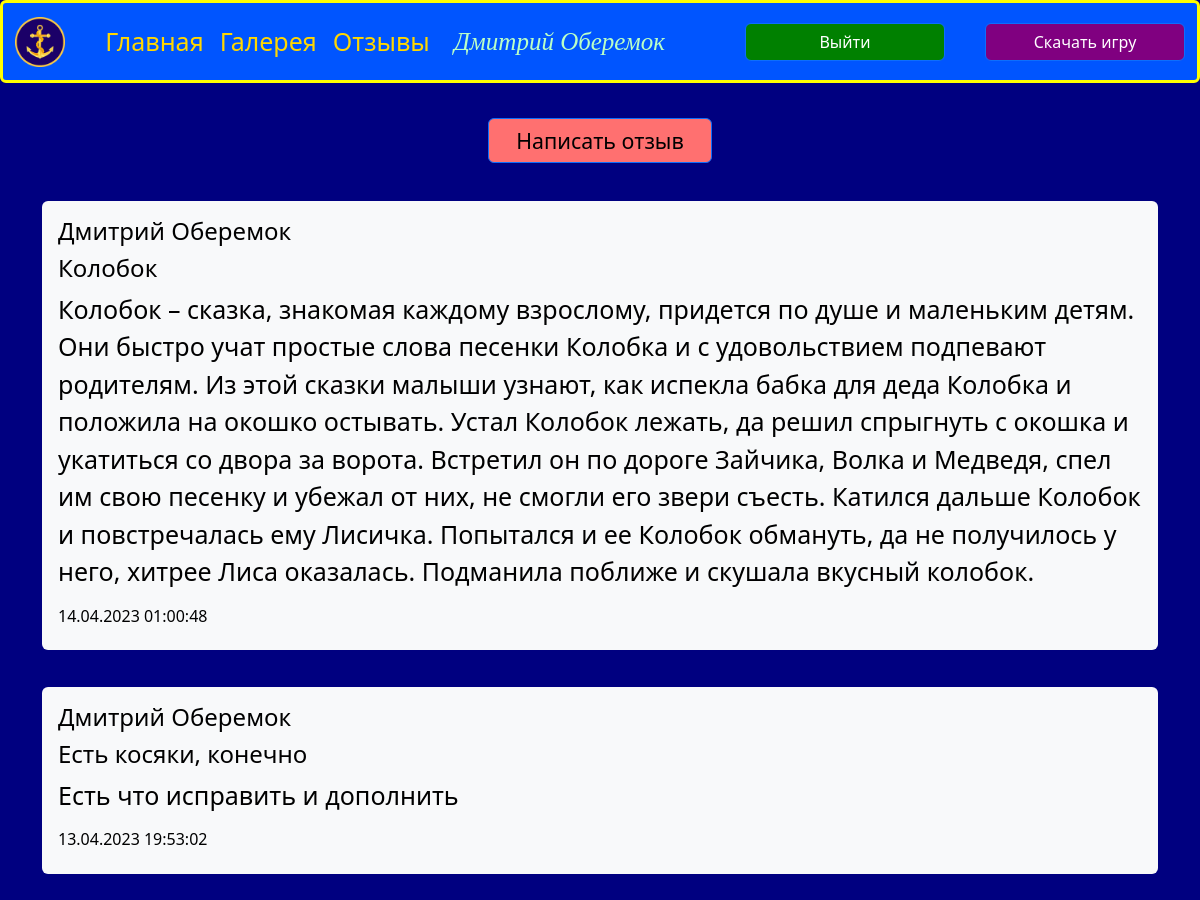
The page /reviews (signed in, upper part) on the database as committed earlier.
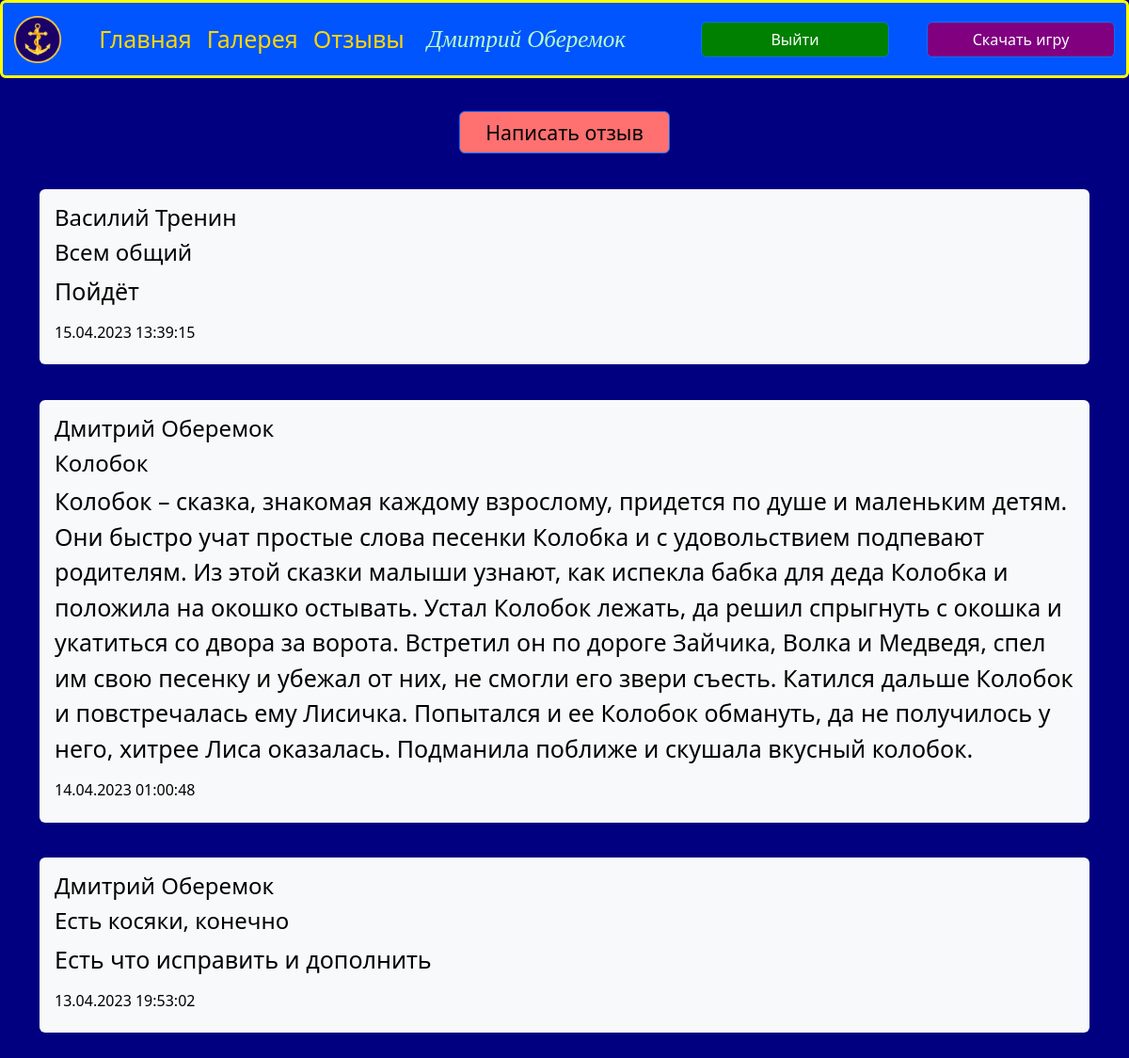
The same page on the database as committed later.
### data/users.py (models this page shows, shortened)
class User(SqlAlchemyBase, UserMixin):
    __tablename__ = 'users'
    id = sqlalchemy.Column(sqlalchemy.Integer, primary_key=True, autoincrement=True)
    email = sqlalchemy.Column(sqlalchemy.String, unique=True, nullable=False)
    name = sqlalchemy.Column(sqlalchemy.String, nullable=False)
    surname = sqlalchemy.Column(sqlalchemy.String, nullable=False)
    password = sqlalchemy.Column(sqlalchemy.String, nullable=False)
    registration_data = sqlalchemy.Column(sqlalchemy.DateTime, default=datetime.datetime.now())
    reviews = orm.relationship("Review", back_populates='user')
    mails = orm.relationship("Mail", back_populates='user')

### data/reviews.py (models this page shows)
class Review(SqlAlchemyBase, SerializerMixin):
    __tablename__ = 'reviews'
    id = sqlalchemy.Column(sqlalchemy.INTEGER, primary_key=True, autoincrement=True)
    user_id = sqlalchemy.Column(sqlalchemy.INTEGER, sqlalchemy.ForeignKey("users.id"), nullable=False)
    topic = sqlalchemy.Column(sqlalchemy.VARCHAR, nullable=False)
    review = sqlalchemy.Column(sqlalchemy.VARCHAR, nullable=False)
    send_date = sqlalchemy.Column(sqlalchemy.DATETIME, default=datetime.datetime.now())
    user = orm.relationship("User")

### main.py (the view)
@app.route('/reviews')
@login_required
def reviews():
    session = db_session.create_session()
    db_reviews = session.query(Review).all()
    for i in range(len(db_reviews)):
        user = load_user(db_reviews[i].user_id)
        db_reviews[i].send_date = db_reviews[i].send_date.strftime('%d.%m.%Y %H:%M:%S')
        db_reviews[i].name = user.name + ' ' + user.surname
    return render_template_with_user('reviews.html', reviews=db_reviews)

### data/db_session.py (called while the page is built)
def create_session() -> Session:
    global __factory
    return __factory()

### main.py (called while the page is built)
@login_manager.user_loader
def load_user(user_id):  # Функция для получения пользователя
    db_sess = db_session.create_session()
    return db_sess.get(User, user_id)

def render_template_with_user(html, **kwargs):
    user_online = load_user(current_user.id) if current_user.is_authenticated else None
    return render_template(html, user=user_online, **kwargs)

### templates/reviews.html (shortened to what this page needs)
{% extends "base_page.html" %}
{% block css %}<link rel="stylesheet" href="/static/css/reviews.css">{% endblock %}
{% block content %}
<br>
<a class="btn btn-primary write" href="/reviews/write">Написать отзыв</a>
{% for review in reviews[::-1] %}
    <br>
    <div data-bs-spy="scroll" data-bs-target="#navbar-example2" data-bs-root-margin="0px 0px -40%"
         data-bs-smooth-scroll="true" class="scrollspy-example bg-body-tertiary p-3 rounded-2" tabindex="0">
        <h4>{{ review. name }}</h4>
        <h4 id="scrollspyHeading1">{{ review. topic }}</h4>
        <p>{{ review. review }}</p>
        <h6>{{ review. send_date }} </h6>
    </div>
{% endfor %}
{% endblock %}

### templates/base_page.html (shortened to what this page needs)
<!DOCTYPE html>
<html lang="ru">
    <head>
        <link rel="stylesheet" href="https://cdn.jsdelivr.net/npm/bootstrap@5.3.0-alpha3/dist/css/bootstrap.min.css">
        <link rel="stylesheet" href="/static/css/main_page.css">
        {% block css %}{% endblock %}
    </head>
    <body>
        <header>
            <nav class="navbar navbar-expand-lg bg-light rounded navbar-color" aria-label="Twelfth navbar example">
      <div class="container-fluid">
        <a class="navbar-brand" href="#">
      <img src="{{ url_for('static', filename='Image/Icon.ico') }}"
           alt="Logo" width="50" height="50" class="d-inline-block align-text-top logo" title="Морская оборона">
    </a>
        <div class="collapse navbar-collapse justify-content-md-center" id="navbarsExample10">
          <ul class="navbar-nav">
            <li class="nav-item">
              <a class="nav-link link-color" aria-current="page" href="/">Главная</a>
            </li>
            <li class="nav-item">
              <a class="nav-link link-color" href="/gallery">Галерея</a>
            </li>
              <li class="nav-item">
              <a class="nav-link link-color" href="/reviews">Отзывы</a>
            </li>
          </ul>
        </div>
          {% if current_user.is_authenticated %}
          <div class="account">
            <a>{{user. name}} {{user. surname}}</a>
          </div>
          <div class="d-lg-flex justify-content-lg-end">
            <a class="btn btn-primary login" href="/logout">Выйти</a>
          </div>
          <div class="d-lg-flex justify-content-lg-end">
            <a class="btn btn-primary register" href="/download">Скачать игру</a>
          </div>
          {% endif %}
      </div>
    </nav>
        </header>
        <main class="container main-content">
            {% block content %} {% endblock %}
        </main>
    </body>
</html>

### static/css/main_page.css (style rules this page uses)
body { background-color: #000080; color: gold; margin: 0; font-size: 25px; }
.navbar-color { background-color: #0055ff !important; border: 3px solid yellow; position: fixed; width: 100%; z-index: 1 }
.link-color { color: gold; font-size: 25px; }
main { padding: 80px; }
.login { background-color: green; margin-right: 40px; margin-left: 80px; width: 100px; }
.register { width: 100px; background-color: purple; }
.login { width: 200px; }
.register { width: 200px; }
.account { color: #baffc6; font-style: italic; font-family: cursive }

### static/css/reviews.css (style rules this page uses)
main { color: black; }
.write { display: block; margin: 0 auto; width: 20%; text-align: center; background-color: #ff7070; color: black; font-size: 16pt; }

Rows that differ between the two databases and show on the page:
added Review: review "Василий Тренин", topic "Всем общий", review "Пойдёт", send_date "15.04.2023 13:39:15"
